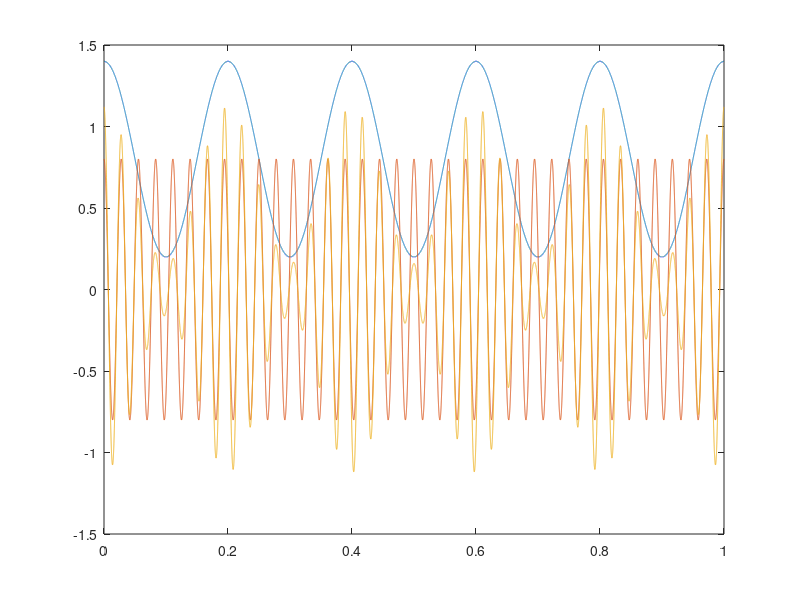
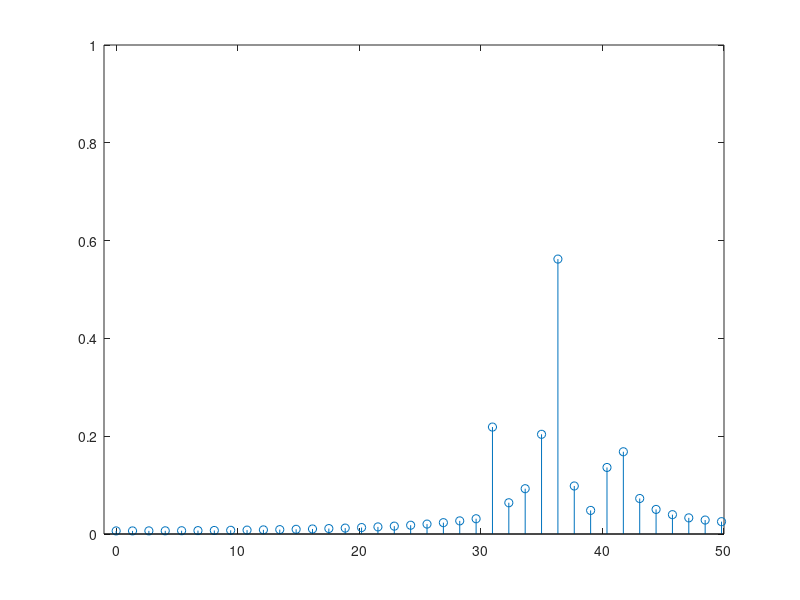

Write the MATLAB code that produced these figures, in order.
fc=44100;
sinc=1/fc;
dur=1;

freq1=36;
freq0=5;
t=[0:sinc:dur-sinc];
amps=[0.6 0.8];
y0=amps(1)*cos(2*pi*freq0*t)+0.8;
y1=amps(2)*cos(2*pi*freq1*t);
y=y0.*y1;
figure(1);
plot(t,y0, t,y1, t,y);

winsize=32768;
binsize=fc/winsize;
F=[0:binsize:fc-binsize];
yfft=fft(y, winsize);
figure(2);
stem(F,2*abs(yfft)/winsize);
axis([-1 50 0 1]);
